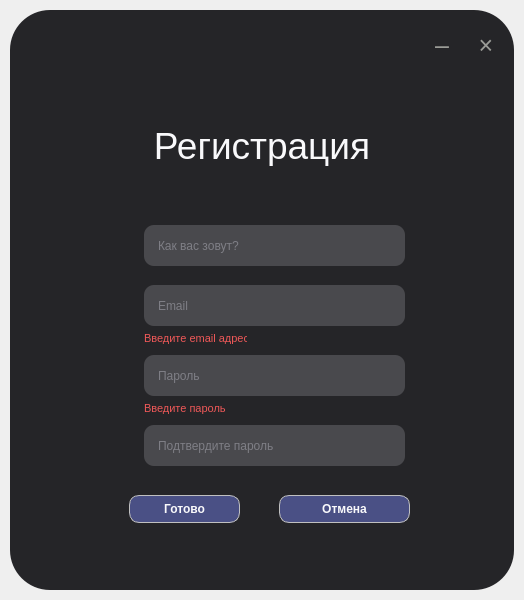
<?xml version="1.0" encoding="UTF-8"?>
<ui version="4.0">
 <class>RegWindow</class>
 <widget class="QMainWindow" name="RegWindow">
  <property name="geometry">
   <rect>
    <x>0</x>
    <y>0</y>
    <width>524</width>
    <height>600</height>
   </rect>
  </property>
  <property name="windowTitle">
   <string>MainWindow</string>
  </property>
  <widget class="QWidget" name="centralwidget">
   <layout class="QVBoxLayout" name="verticalLayout">
    <property name="spacing">
     <number>0</number>
    </property>
    <property name="leftMargin">
     <number>10</number>
    </property>
    <property name="topMargin">
     <number>10</number>
    </property>
    <property name="rightMargin">
     <number>10</number>
    </property>
    <property name="bottomMargin">
     <number>10</number>
    </property>
    <item>
     <widget class="QFrame" name="frame">
      <property name="styleSheet">
       <string notr="true">background-color: rgb(37,37,40);
border-radius: 40</string>
      </property>
      <property name="frameShape">
       <enum>QFrame::StyledPanel</enum>
      </property>
      <property name="frameShadow">
       <enum>QFrame::Raised</enum>
      </property>
      <layout class="QVBoxLayout" name="verticalLayout_4">
       <property name="spacing">
        <number>0</number>
       </property>
       <property name="leftMargin">
        <number>0</number>
       </property>
       <property name="topMargin">
        <number>0</number>
       </property>
       <property name="rightMargin">
        <number>0</number>
       </property>
       <property name="bottomMargin">
        <number>0</number>
       </property>
       <item>
        <widget class="QFrame" name="title_bar">
         <property name="minimumSize">
          <size>
           <width>502</width>
           <height>70</height>
          </size>
         </property>
         <property name="maximumSize">
          <size>
           <width>16777215</width>
           <height>70</height>
          </size>
         </property>
         <property name="styleSheet">
          <string notr="true">background-color:None</string>
         </property>
         <property name="frameShape">
          <enum>QFrame::NoFrame</enum>
         </property>
         <property name="frameShadow">
          <enum>QFrame::Raised</enum>
         </property>
         <layout class="QHBoxLayout" name="horizontalLayout">
          <property name="spacing">
           <number>0</number>
          </property>
          <property name="leftMargin">
           <number>0</number>
          </property>
          <property name="topMargin">
           <number>0</number>
          </property>
          <property name="rightMargin">
           <number>0</number>
          </property>
          <property name="bottomMargin">
           <number>0</number>
          </property>
          <item>
           <widget class="QFrame" name="frame_logo">
            <property name="frameShape">
             <enum>QFrame::StyledPanel</enum>
            </property>
            <property name="frameShadow">
             <enum>QFrame::Raised</enum>
            </property>
            <layout class="QHBoxLayout" name="horizontalLayout_2">
             <property name="spacing">
              <number>0</number>
             </property>
             <property name="leftMargin">
              <number>0</number>
             </property>
             <property name="topMargin">
              <number>0</number>
             </property>
             <property name="rightMargin">
              <number>0</number>
             </property>
             <property name="bottomMargin">
              <number>0</number>
             </property>
             <item>
              <widget class="QFrame" name="frame_2">
               <property name="maximumSize">
                <size>
                 <width>25</width>
                 <height>16777215</height>
                </size>
               </property>
               <property name="frameShape">
                <enum>QFrame::StyledPanel</enum>
               </property>
               <property name="frameShadow">
                <enum>QFrame::Raised</enum>
               </property>
              </widget>
             </item>
             <item>
              <widget class="QFrame" name="frame_3">
               <property name="frameShape">
                <enum>QFrame::StyledPanel</enum>
               </property>
               <property name="frameShadow">
                <enum>QFrame::Raised</enum>
               </property>
               <widget class="QLabel" name="label">
                <property name="geometry">
                 <rect>
                  <x>10</x>
                  <y>20</y>
                  <width>341</width>
                  <height>41</height>
                 </rect>
                </property>
                <property name="minimumSize">
                 <size>
                  <width>341</width>
                  <height>41</height>
                 </size>
                </property>
                <property name="text">
                 <string/>
                </property>
                <property name="pixmap">
                 <pixmap>../../Frame_13.jpg</pixmap>
                </property>
               </widget>
              </widget>
             </item>
            </layout>
           </widget>
          </item>
          <item>
           <widget class="QFrame" name="frame_btns">
            <property name="maximumSize">
             <size>
              <width>100</width>
              <height>16777215</height>
             </size>
            </property>
            <property name="frameShape">
             <enum>QFrame::StyledPanel</enum>
            </property>
            <property name="frameShadow">
             <enum>QFrame::Raised</enum>
            </property>
            <layout class="QHBoxLayout" name="horizontalLayout_3">
             <item>
              <widget class="QPushButton" name="btn_minimize">
               <property name="minimumSize">
                <size>
                 <width>20</width>
                 <height>20</height>
                </size>
               </property>
               <property name="maximumSize">
                <size>
                 <width>40</width>
                 <height>40</height>
                </size>
               </property>
               <property name="styleSheet">
                <string notr="true">QPushButton {
	border: none;
	color: rgb(155, 156, 151);
	font-family: Ubuntu;
	font-size: 25px;
}
QPushButton:hover {
	color:rgb(234, 234, 234)
}</string>
               </property>
               <property name="text">
                <string>–</string>
               </property>
              </widget>
             </item>
             <item>
              <widget class="QPushButton" name="btn_close">
               <property name="minimumSize">
                <size>
                 <width>20</width>
                 <height>20</height>
                </size>
               </property>
               <property name="maximumSize">
                <size>
                 <width>40</width>
                 <height>40</height>
                </size>
               </property>
               <property name="styleSheet">
                <string notr="true">QPushButton {
	border: none;
	color: rgb(155, 156, 151);
	font-family: Ubuntu;
	font-size: 25px;
}
QPushButton:hover {
	color:rgb(234, 234, 234)
}</string>
               </property>
               <property name="text">
                <string>×</string>
               </property>
               <property name="flat">
                <bool>false</bool>
               </property>
              </widget>
             </item>
            </layout>
           </widget>
          </item>
         </layout>
        </widget>
       </item>
       <item>
        <widget class="QFrame" name="content_bar">
         <property name="styleSheet">
          <string notr="true">background-color:None</string>
         </property>
         <property name="frameShape">
          <enum>QFrame::StyledPanel</enum>
         </property>
         <property name="frameShadow">
          <enum>QFrame::Raised</enum>
         </property>
         <layout class="QVBoxLayout" name="verticalLayout_2">
          <item>
           <widget class="QFrame" name="frame_title">
            <property name="minimumSize">
             <size>
              <width>0</width>
              <height>5</height>
             </size>
            </property>
            <property name="maximumSize">
             <size>
              <width>16777215</width>
              <height>100</height>
             </size>
            </property>
            <property name="frameShape">
             <enum>QFrame::StyledPanel</enum>
            </property>
            <property name="frameShadow">
             <enum>QFrame::Raised</enum>
            </property>
            <layout class="QVBoxLayout" name="verticalLayout_3">
             <property name="spacing">
              <number>0</number>
             </property>
             <property name="leftMargin">
              <number>0</number>
             </property>
             <property name="topMargin">
              <number>15</number>
             </property>
             <property name="rightMargin">
              <number>0</number>
             </property>
             <property name="bottomMargin">
              <number>0</number>
             </property>
             <item>
              <widget class="QLabel" name="label_2">
               <property name="minimumSize">
                <size>
                 <width>0</width>
                 <height>40</height>
                </size>
               </property>
               <property name="maximumSize">
                <size>
                 <width>16777215</width>
                 <height>40</height>
                </size>
               </property>
               <property name="styleSheet">
                <string notr="true">color: rgb(249, 249, 251);
font-size: 37px;
font-family: &quot;Ubuntu&quot;;</string>
               </property>
               <property name="text">
                <string>Регистрация</string>
               </property>
               <property name="textFormat">
                <enum>Qt::MarkdownText</enum>
               </property>
               <property name="alignment">
                <set>Qt::AlignCenter</set>
               </property>
              </widget>
             </item>
            </layout>
           </widget>
          </item>
          <item>
           <widget class="QFrame" name="frame_login">
            <property name="frameShape">
             <enum>QFrame::StyledPanel</enum>
            </property>
            <property name="frameShadow">
             <enum>QFrame::Raised</enum>
            </property>
            <widget class="QFrame" name="frame_4">
             <property name="geometry">
              <rect>
               <x>10</x>
               <y>10</y>
               <width>480</width>
               <height>271</height>
              </rect>
             </property>
             <property name="minimumSize">
              <size>
               <width>300</width>
               <height>0</height>
              </size>
             </property>
             <property name="frameShape">
              <enum>QFrame::StyledPanel</enum>
             </property>
             <property name="frameShadow">
              <enum>QFrame::Raised</enum>
             </property>
             <widget class="QLineEdit" name="edit_login">
              <property name="geometry">
               <rect>
                <x>115</x>
                <y>80</y>
                <width>261</width>
                <height>41</height>
               </rect>
              </property>
              <property name="styleSheet">
               <string notr="true">border-radius: 10px; background-color: rgb(73, 73, 77); color: rgb(180, 180, 189); padding-left: 12px;</string>
              </property>
              <property name="maxLength">
               <number>1000</number>
              </property>
              <property name="placeholderText">
               <string>Email</string>
              </property>
             </widget>
             <widget class="QLineEdit" name="edit_password">
              <property name="geometry">
               <rect>
                <x>115</x>
                <y>150</y>
                <width>261</width>
                <height>41</height>
               </rect>
              </property>
              <property name="styleSheet">
               <string notr="true">border-radius: 10px; 
background-color: rgb(73, 73, 77); 
color: rgb(180, 180, 189);
padding-left: 12px;</string>
              </property>
              <property name="maxLength">
               <number>1000</number>
              </property>
              <property name="frame">
               <bool>false</bool>
              </property>
              <property name="echoMode">
               <enum>QLineEdit::Password</enum>
              </property>
              <property name="placeholderText">
               <string>Пароль</string>
              </property>
              <property name="clearButtonEnabled">
               <bool>false</bool>
              </property>
             </widget>
             <widget class="QLabel" name="tip_email">
              <property name="geometry">
               <rect>
                <x>115</x>
                <y>125</y>
                <width>103</width>
                <height>16</height>
               </rect>
              </property>
              <property name="styleSheet">
               <string notr="true">color: rgb(239, 88, 88); font-size: 11px;</string>
              </property>
              <property name="text">
               <string>Введите email адрес</string>
              </property>
             </widget>
             <widget class="QLabel" name="tip_password">
              <property name="geometry">
               <rect>
                <x>115</x>
                <y>195</y>
                <width>82</width>
                <height>16</height>
               </rect>
              </property>
              <property name="styleSheet">
               <string notr="true">color: rgb(239, 88, 88); font-size: 11px</string>
              </property>
              <property name="text">
               <string>Введите пароль</string>
              </property>
             </widget>
             <widget class="QLineEdit" name="confirm_password">
              <property name="geometry">
               <rect>
                <x>115</x>
                <y>220</y>
                <width>261</width>
                <height>41</height>
               </rect>
              </property>
              <property name="styleSheet">
               <string notr="true">border-radius: 10px; 
background-color: rgb(73, 73, 77); 
color: rgb(180, 180, 189);
padding-left: 12px;</string>
              </property>
              <property name="maxLength">
               <number>1000</number>
              </property>
              <property name="frame">
               <bool>false</bool>
              </property>
              <property name="echoMode">
               <enum>QLineEdit::Password</enum>
              </property>
              <property name="placeholderText">
               <string>Подтвердите пароль</string>
              </property>
              <property name="clearButtonEnabled">
               <bool>false</bool>
              </property>
             </widget>
             <widget class="QLineEdit" name="edit_user_name">
              <property name="geometry">
               <rect>
                <x>115</x>
                <y>20</y>
                <width>261</width>
                <height>41</height>
               </rect>
              </property>
              <property name="styleSheet">
               <string notr="true">border-radius: 10px; background-color: rgb(73, 73, 77); color: rgb(180, 180, 189); padding-left: 12px;</string>
              </property>
              <property name="maxLength">
               <number>1000</number>
              </property>
              <property name="placeholderText">
               <string>Как вас зовут?</string>
              </property>
             </widget>
            </widget>
            <widget class="QFrame" name="frame_forgot_password">
             <property name="geometry">
              <rect>
               <x>0</x>
               <y>280</y>
               <width>502</width>
               <height>131</height>
              </rect>
             </property>
             <property name="frameShape">
              <enum>QFrame::StyledPanel</enum>
             </property>
             <property name="frameShadow">
              <enum>QFrame::Raised</enum>
             </property>
             <widget class="QPushButton" name="btn_signin">
              <property name="geometry">
               <rect>
                <x>110</x>
                <y>20</y>
                <width>111</width>
                <height>28</height>
               </rect>
              </property>
              <property name="styleSheet">
               <string notr="true">QPushButton {
border: 1px solid silver; 
border-radius: 10px; 
color: rgb(249, 249, 251);
background-color: rgb(74, 80, 133);
font-weight: bold;
}
QPushButton:hover {
	background-color: rgb(157, 155, 161);
}
</string>
              </property>
              <property name="text">
               <string>Готово</string>
              </property>
             </widget>
             <widget class="QPushButton" name="btn_signin_2">
              <property name="geometry">
               <rect>
                <x>260</x>
                <y>20</y>
                <width>131</width>
                <height>28</height>
               </rect>
              </property>
              <property name="styleSheet">
               <string notr="true">QPushButton {
border: 1px solid silver; 
border-radius: 10px; 
color: rgb(249, 249, 251);
background-color: rgb(74, 80, 133);
font-weight: bold;
}
QPushButton:hover {
	background-color: rgb(157, 155, 161);
}
</string>
              </property>
              <property name="text">
               <string>Отмена</string>
              </property>
             </widget>
            </widget>
           </widget>
          </item>
         </layout>
        </widget>
       </item>
      </layout>
     </widget>
    </item>
   </layout>
  </widget>
 </widget>
 <resources/>
 <connections/>
</ui>
